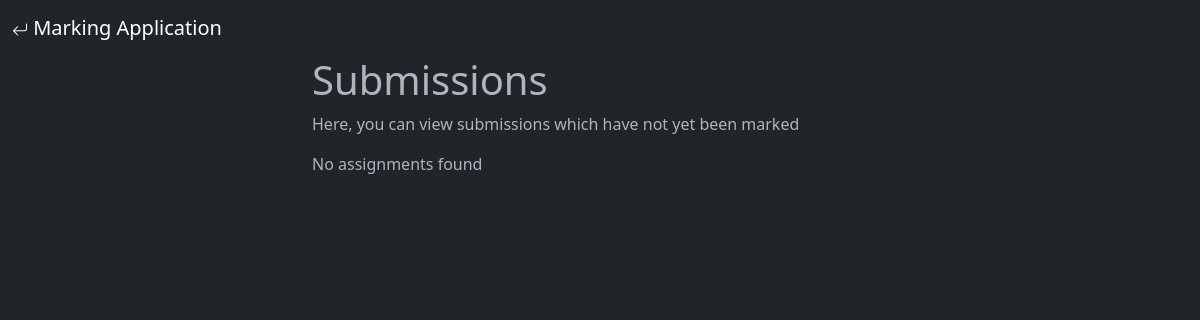
The app's page /mark/, older data.
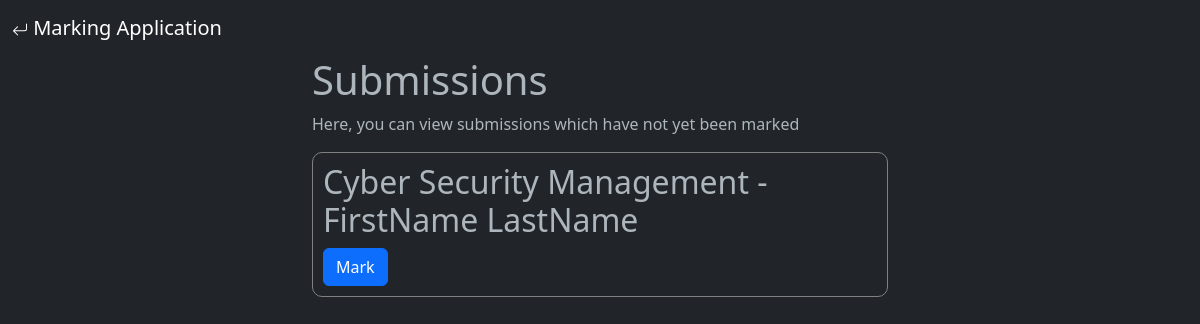
The same page, newer data.
### markingApp/models.py (models this page shows, shortened)
class Submission(models.Model):
    studentFirstName = models.CharField(max_length=100)
    studentLastName = models.CharField(max_length=100)
    mark = models.IntegerField(blank=True, null=True)
    submissionFile = models.FileField(upload_to='submissions', validators=[FileExtensionValidator(['pdf'])])
    assignmentID = models.ForeignKey(Assignment, on_delete=models.CASCADE)

class Assignment(models.Model):
    assignmentName = models.CharField(max_length=100)

### markingApp/views.py (the view)
# urls.py: path('mark/', markListView.as_view(), name ='marking-mark'),
class markListView(ListView):
    model = Submission # specify the model to use
    template_name = 'markingApp/mark.html' # specify the name of the template to use
    success_url = "/"
    def get_context_data(self, **kwargs):
        context = super().get_context_data(**kwargs)
        context['submissions'] = Submission.objects.filter(mark__isnull=True)
        return context

### markingApp/templates/markingApp/mark.html (shortened to what this page needs)
<!doctype html>
<html lang="en" data-bs-theme="dark">
  <head>
    <link href="https://cdn.jsdelivr.net/npm/bootstrap@5.3.0-alpha1/dist/css/bootstrap.min.css" rel="stylesheet">
  </head>
  <body>
{% include 'markingApp/nav.html' %}
<div class= "container-fluid" id="content">
<h1>Submissions</h1>
<p>Here, you can view submissions which have not yet been marked  </p>
{% for submission in submissions %}
    <div class="assignment-box">
        <h2>{{ submission.assignmentID.assignmentName}} - {{submission.studentFirstName}} {{submission.studentLastName}}</h2>
        <a href="{% url 'feedback-create' pk=submission.pk %}" class="btn btn-primary mark-button">Mark</a>
    </div>
      {% empty %}
          <p>No assignments found</p>
      {% endfor %}
</div>
  </body>
</html>

### markingApp/templates/markingApp/nav.html (shortened to what this page needs)
<nav class="navbar sticky-top bg-dark">
    <div class="container-fluid">
      <a class="navbar-brand" href="/">
       Marking Application</a>
    </div>
  </nav>

### markingApp/templates/markingApp/mark.html (style rules this page uses)
body { margin: 0; padding:0; text-align: center; }
#content { width: 50%; display: inline-block; margin:0 auto; text-align: left; }
.assignment-box { border: 1px solid gray; border-radius: 10px; padding: 10px; margin-bottom: 20px; }
.assignment-box h2 { margin-top: 0; }

Row changes from the older to the newer data that the page shows:
now on this page (row edited): Submission: assignmentID.assignmentName "Cyber Security Management", studentFirstName "FirstName", studentLastName "LastName"
Text that changed along with them:
text no longer shown: "No assignments found"
